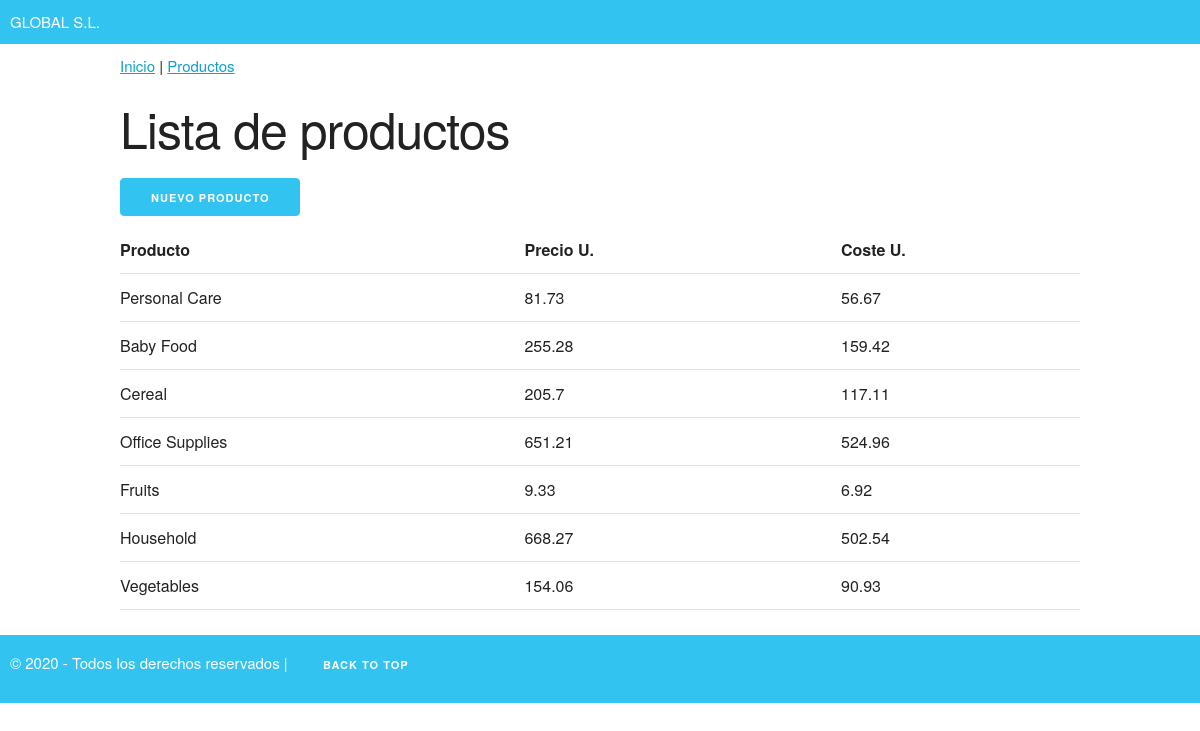
Before: /productos with the older database file.
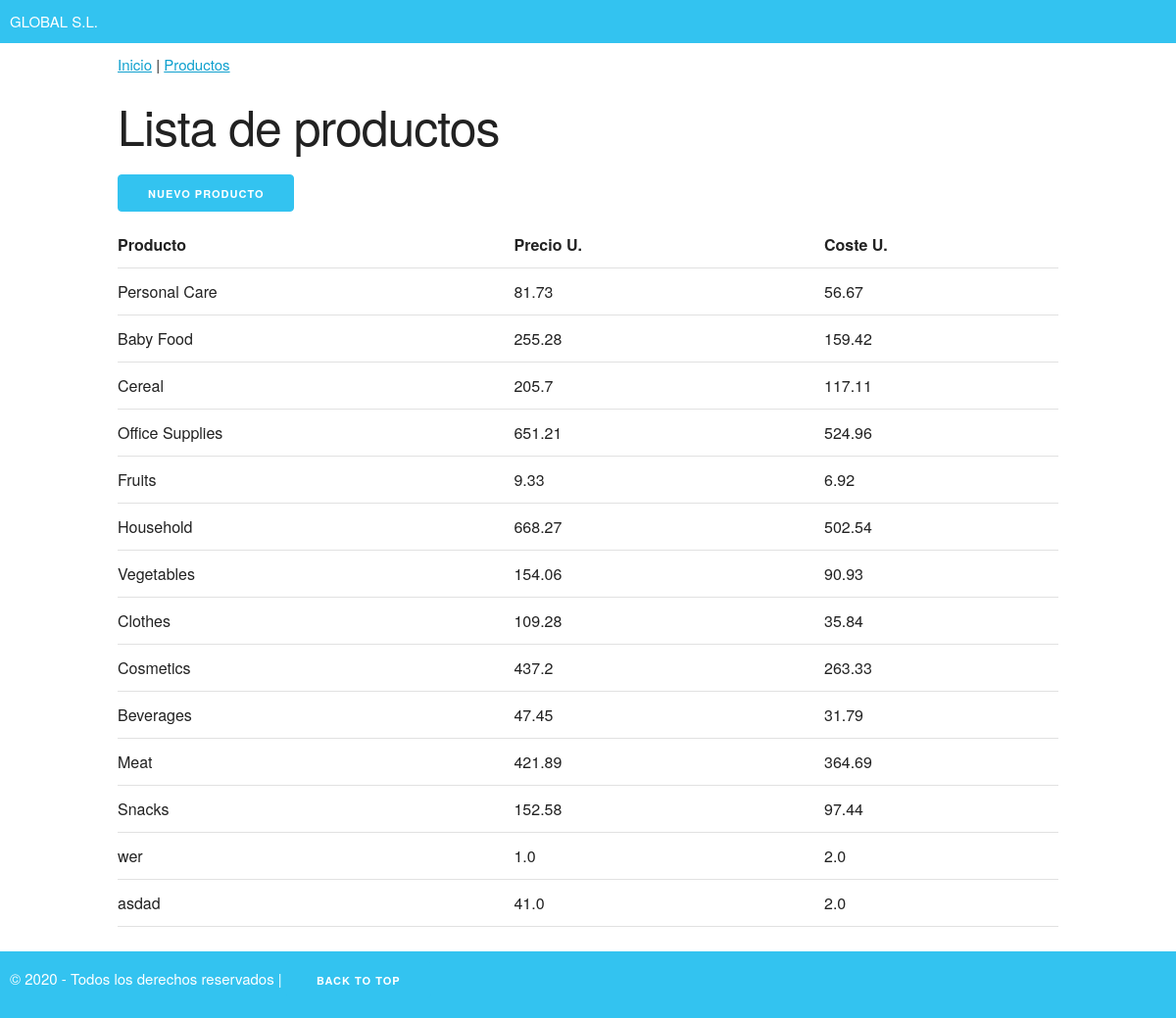
After: the same page with the newer database file.
### tables this page shows
CREATE TABLE "productos" (
	"id"	INTEGER UNIQUE,
	"tipo_producto"	TEXT NOT NULL UNIQUE,
	"precio_unitario"	REAL NOT NULL,
	"coste_unitario"	REAL NOT NULL,
	PRIMARY KEY("id")
);

### the_app/routes.py (the view)
@app.route("/productos")
def productos():
    conn = sqlite3.connect(database)
    cur = conn.cursor()
    query = "SELECT id, tipo_producto, precio_unitario, coste_unitario FROM productos"
    productos = cur.execute(query).fetchall()
    conn.close()
    return render_template('productos.html', productos=productos)

### the_app/templates/productos.html (shortened to what this page needs)
{% extends 'base.html' %}
{% block contenido %}
    <h1>Lista de productos</h1>
    <a class="button button-primary" href="/addproduct">Nuevo producto</a>
    <table class="u-full-width">
        <tr>
            <th>Producto</th>
            <th>Precio U.</th>
            <th>Coste U.</th>
        </tr>
        {% for producto in productos%}
        <tr>
            <td class="pais">{{ producto[1] }}</td>
            <td>{{ producto[2] }}</td>
            <td>{{ producto[3] }}</td>
        </tr>
        {% endfor %}
    </table>
{% endblock %}

### the_app/templates/base.html (shortened to what this page needs)
<html lang="en">
<head>
    <link rel="stylesheet" href="/static/normalize.css">
    <link rel="stylesheet" href="/static/skeleton.css">
    <link rel="stylesheet" href="/static/styles.css">
</head>
<body>
    <header>
        GLOBAL S.L.
    </header>
    <section class="container">
        <div class="menu">
        <a href="/">Inicio</a> | <a href="/productos">Productos</a>
        </div>
        {% block contenido %}{% endblock %}
    </section>
    <footer>
        &copy; 2020 - Todos los derechos reservados | <a class="button button-primary"  href="#Top">Back to Top</a>
    </footer>
</body>
</html>

### the_app/static/skeleton.css (style rules this page uses)
.container { position: relative; width: 100%; max-width: 960px; margin: 0 auto; padding: 0 20px; box-sizing: border-box; }
@media (min-width: 400px) { .container { width: 85%; padding: 0; } }
@media (min-width: 550px) { .container { width: 80%; } }
html { font-size: 62.5%; }
body { font-size: 1.5em; line-height: 1.6; font-weight: 400; font-family: "Raleway", "HelveticaNeue", "Helvetica Neue", Helvetica, Arial, sans-serif; color: #222; }
h1, h2, h3, h4, h5, h6 { margin-top: 0; margin-bottom: 2rem; font-weight: 300; }
h1 { font-size: 4.0rem; line-height: 1.2; letter-spacing: -.1rem; }
@media (min-width: 550px) { h1 { font-size: 5.0rem; } }
a { color: #1EAEDB; }
a:link { color: #0FA0CE; }
.button, button, input[type="submit"], input[type="reset"], input[type="button"] { display: inline-block; height: 38px; padding: 0 30px; color: #555; text-align: center; font-size: 11px; font-weight: 600; line-height: 38px; letter-spacing: .1rem; text-transform: uppercase; text-decoration: none; white-space: nowrap; background-color: transparent; border-radius: 4px; border: 1px solid #bbb; cursor: pointer; box-sizing: border-box; }
.button.button-primary, button.button-primary, input[type="submit"].button-primary, input[type="reset"].button-primary, input[type="button"].button-primary { color: #FFF; background-color: #33C3F0; border-color: #33C3F0; }
th, td { padding: 12px 15px; text-align: left; border-bottom: 1px solid #E1E1E1; }
th:first-child, td:first-child { padding-left: 0; }
th:last-child, td:last-child { padding-right: 0; }
button, .button { margin-bottom: 1rem; }
pre, blockquote, dl, figure, table, p, ul, ol, form { margin-bottom: 2.5rem; }
.u-full-width { width: 100%; box-sizing: border-box; }
.container:after, .row:after, .u-cf { content: ""; display: table; clear: both; }

### the_app/static/styles.css (style rules this page uses)
header, footer { padding: 10px; background-color: #33C3F0; color: white; }
.menu { padding-top: 10px; padding-bottom: 20px; }

Changed rows visible on the page:
added productos: tipo_producto "Clothes", precio_unitario "109.28", coste_unitario "35.84"
added productos: tipo_producto "Cosmetics", precio_unitario "437.2", coste_unitario "263.33"
added productos: tipo_producto "Beverages", precio_unitario "47.45", coste_unitario "31.79"
added productos: tipo_producto "Meat", precio_unitario "421.89", coste_unitario "364.69"
added productos: tipo_producto "Snacks", precio_unitario "152.58", coste_unitario "97.44"
added productos: tipo_producto "wer", precio_unitario "1.0", coste_unitario "2.0"
added productos: tipo_producto "asdad", precio_unitario "41.0", coste_unitario "2.0"
